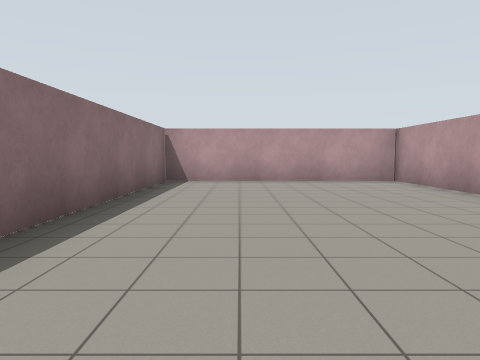
View 1 (above)

24 first-person views from a walk through a Gazebo world. The camera is 1.2 m above the floor, tilts 4° down and sees 70° across. The floor is counted in squares, 2 m on a side. Each view is taken from the middle of a square. On the plan, view 1 faces up. The plan holds only what a view shows up to about 9 squares ahead; the rest is blank.

View 2
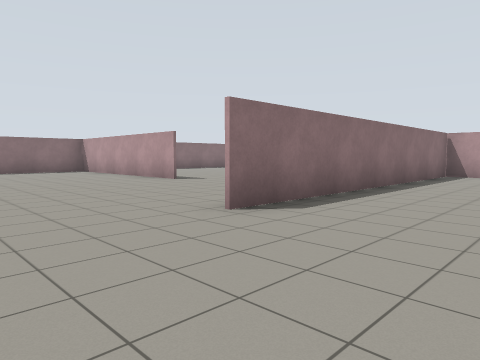

View 3
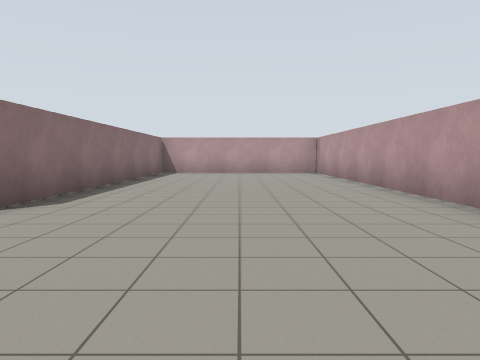

View 4
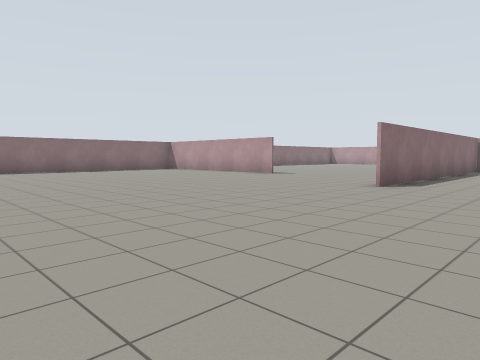

View 5
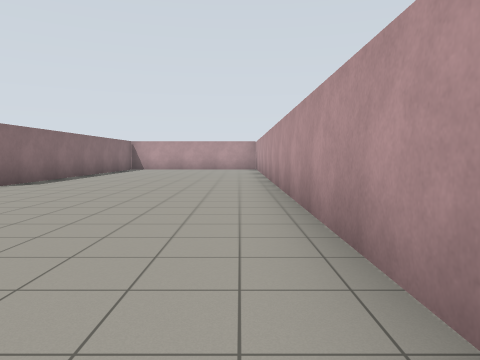

View 6
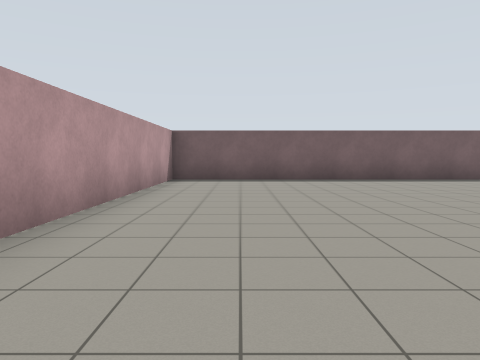

View 7
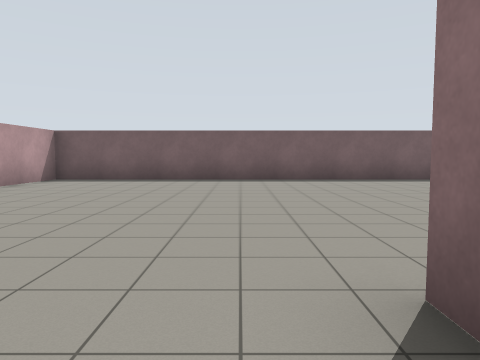

View 8
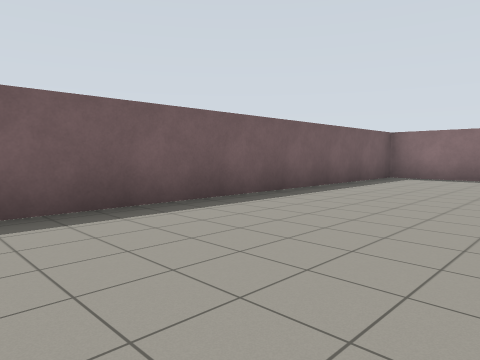

View 9
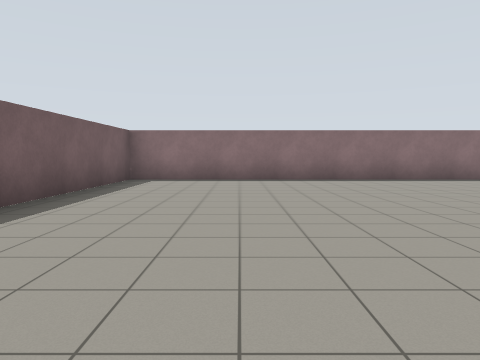

View 10
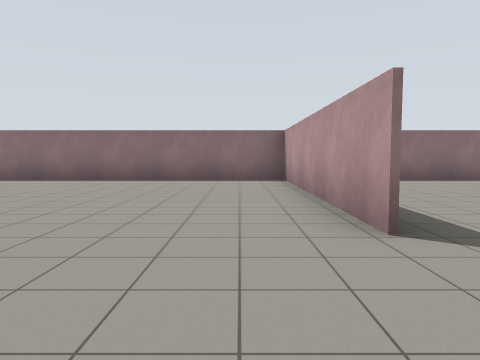

View 11
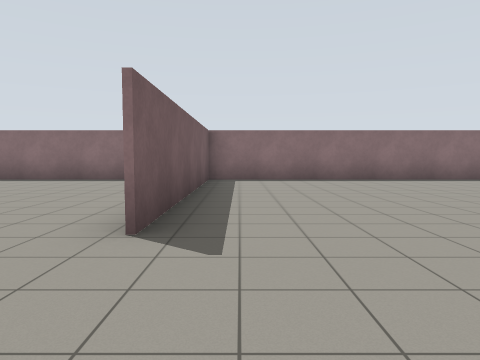

View 12
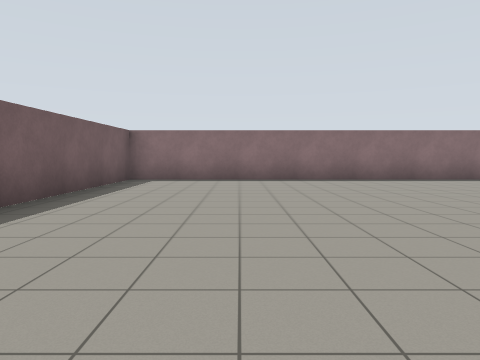

View 13
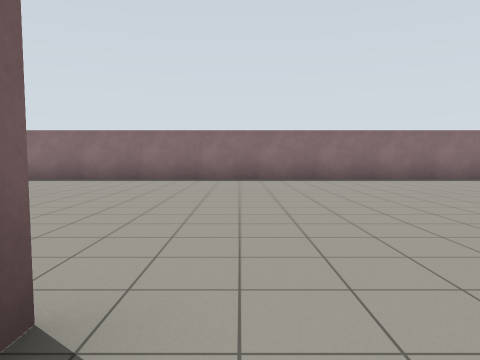

View 14
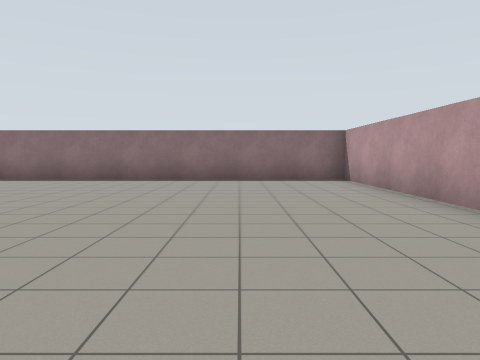

View 15
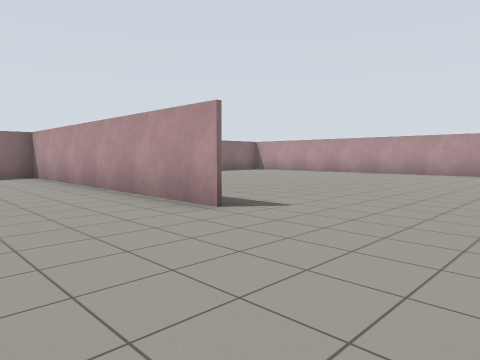

View 16
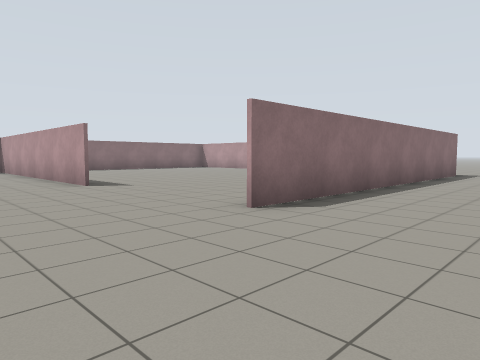

View 17
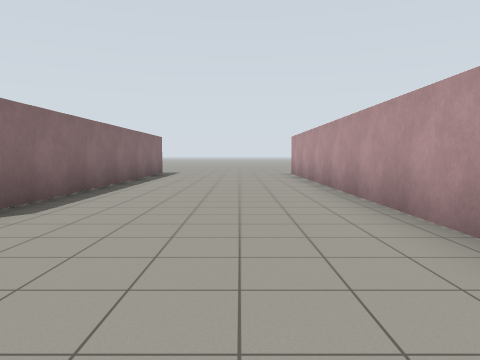

View 18
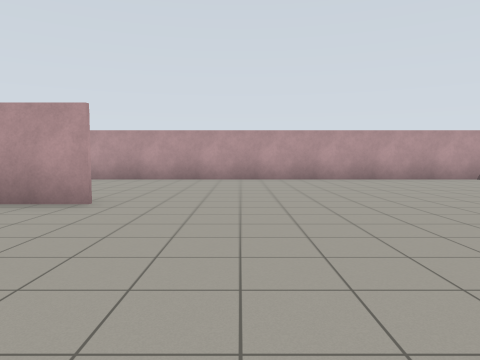

View 19
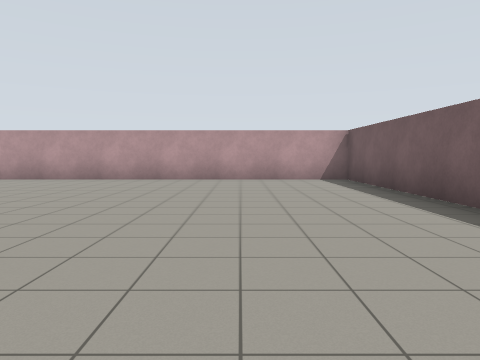

View 20
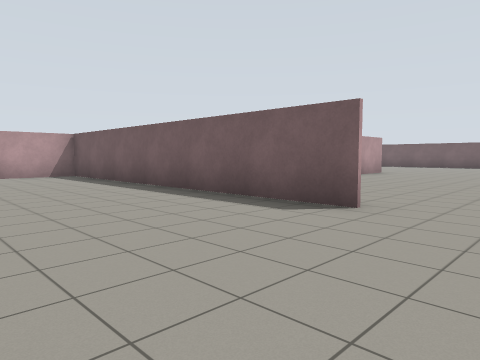

View 21
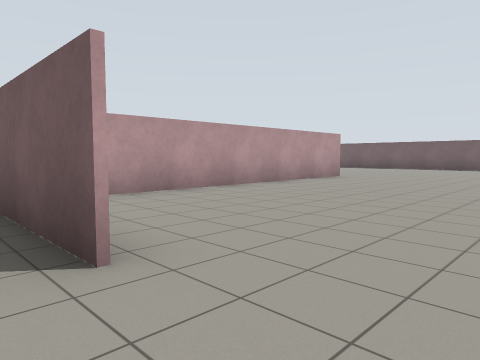

View 22
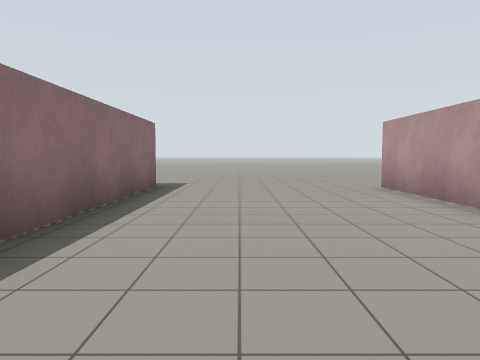

View 23
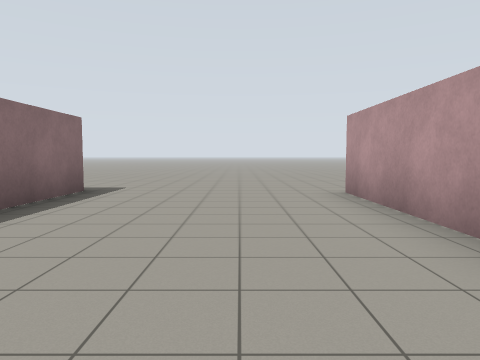

View 24
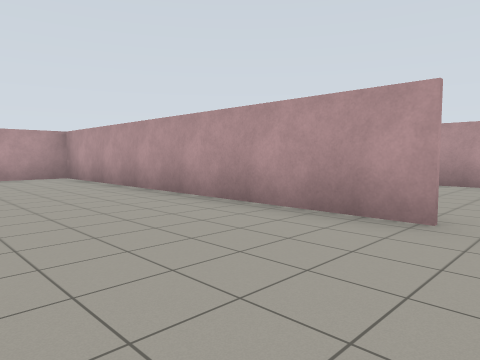

### Floor plan
Points are (right, up) in squares from view 1. A wall is a line through its corners. A room is listed if a view was taken in it or the views show most of it. See-through windows are left out.
Room 1 (views 1, 2, 3, 4, 5, 6, 7, 8, 9, 10, 11, 12, 13, 14, 15, 16, 17, 18, 19, 20, 21, 22, 23, 24)
walls: (-5.3, 8.3) (3.7, 8.3); (-5, 16.7) (-12.7, 16.7) (-12.7, -7.8) (3.7, -7.8) (3.7, 25.6); (-0.8, 16.8) (-0.8, 25.8) (-2.4, 25.8); (-6.5, 2.1) (-12.6, 2.1); (3.7, 8.2) (-1.8, 8.2) (-1.8, -0.5); (-1.9, 1.4) (-1.9, 6.8); (-12.7, 2.2) (-6.5, 2.2); (-0.7, 25.9) (-0.7, 16.9)
ways out: opening at (4, 26.5)

Where each view was taken, in squares from view 1:
view 1: 0 up, 0 right, facing up
view 2: 3 down, 1 right, facing up-left
view 3: 4 down, 1 right, facing up
view 4: 7 down, 1 right, facing up-left
view 5: 7 down, 3 right, facing up
view 6: 1 up, 2 right, facing down
view 7: 1 up, 1 left, facing down
view 8: 4 down, 3 left, facing down-left
view 9: 5 down, 4 left, facing left
view 10: 1 up, 4 left, facing left
view 11: 3 up, 4 left, facing left
view 12: 5 up, 4 left, facing left
view 13: 9 up, 4 left, facing left
view 14: 14 up, 4 left, facing left
view 15: 14 up, 2 left, facing up-left
view 16: 14 up, 2 right, facing up-left
view 17: 14 up, 2 right, facing up
view 18: 15 up, 5 left, facing right
view 19: 11 up, 5 left, facing right
view 20: 12 up, 7 left, facing down-right
view 21: 9 up, 7 left, facing down-right
view 22: 19 up, 1 right, facing up
view 23: 20 up, 2 right, facing up
view 24: 16 up, 4 left, facing up-right
